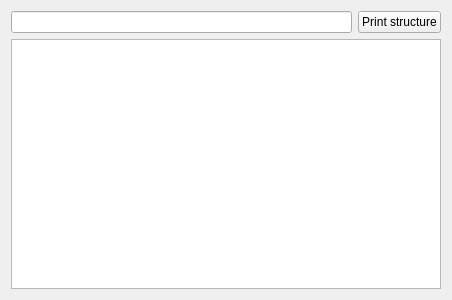
<?xml version="1.0" encoding="UTF-8"?>
<ui version="4.0">
 <class>StructureWidget</class>
 <widget class="QWidget" name="StructureWidget">
  <property name="geometry">
   <rect>
    <x>0</x>
    <y>0</y>
    <width>452</width>
    <height>300</height>
   </rect>
  </property>
  <property name="windowTitle">
   <string>Form</string>
  </property>
  <layout class="QVBoxLayout" name="verticalLayout">
   <item>
    <layout class="QHBoxLayout" name="horizontalLayout_2">
     <item>
      <widget class="QLineEdit" name="edit_topic_name">
       <property name="toolTip">
        <string>Topic name</string>
       </property>
      </widget>
     </item>
     <item>
      <widget class="QPushButton" name="button_print">
       <property name="text">
        <string>Print structure</string>
       </property>
      </widget>
     </item>
    </layout>
   </item>
   <item>
    <widget class="QTreeView" name="tree_topic_fields">
     <attribute name="headerDefaultSectionSize">
      <number>300</number>
     </attribute>
    </widget>
   </item>
  </layout>
 </widget>
 <resources/>
 <connections/>
</ui>
